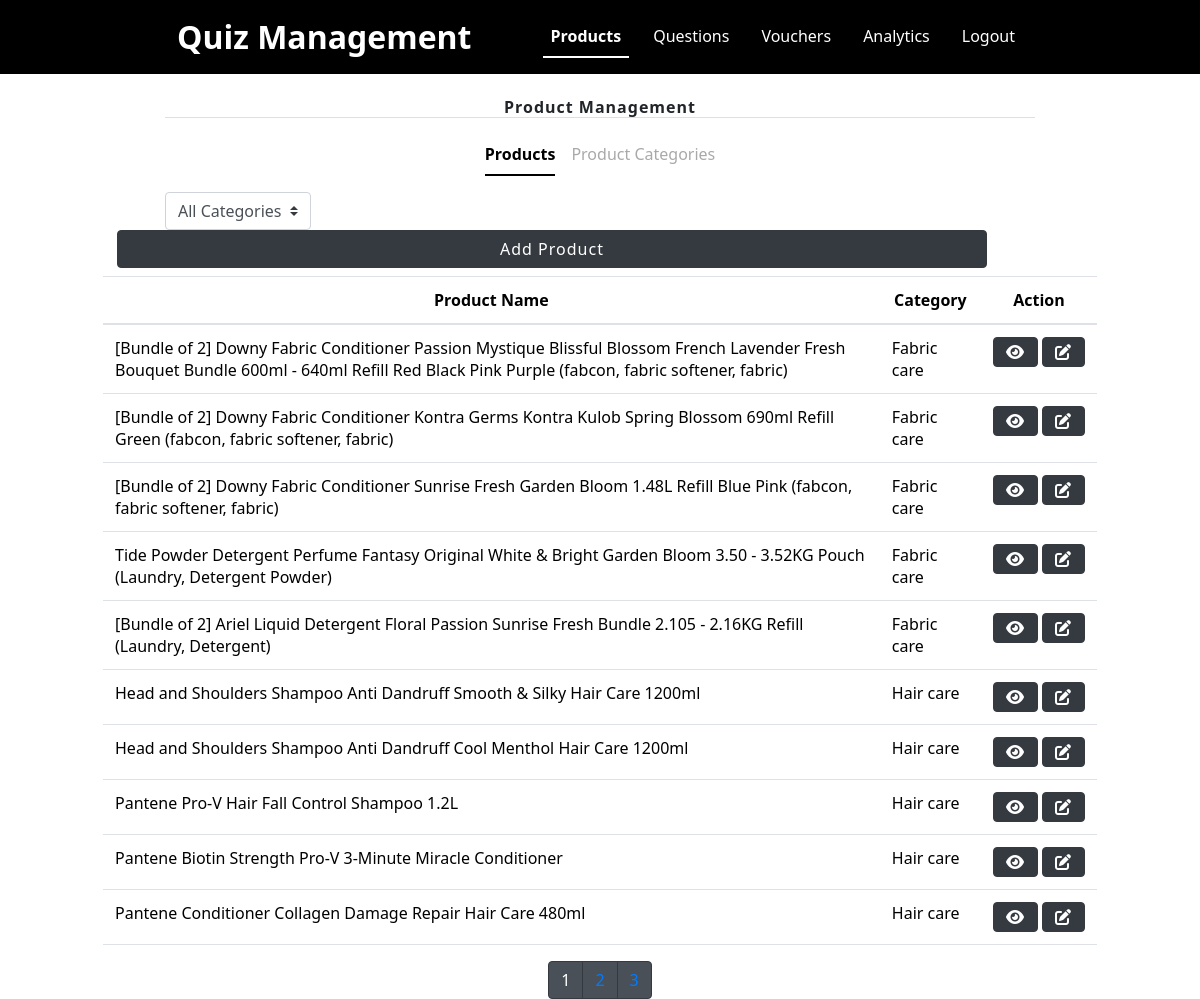
Page /management/product.php (signed in) on the committed database.
### tables this page shows
CREATE TABLE `product` (
  `prodID` int(11) NOT NULL,
  `prodName` text NOT NULL,
  `prodDescription` text NOT NULL,
  `prodImage` longblob NOT NULL,
  `prodURL` text NOT NULL,
  `categoryID` int(11) NOT NULL
);

CREATE TABLE `category` (
  `categoryID` int(11) NOT NULL,
  `categoryName` text NOT NULL,
  `categoryTitle` text NOT NULL,
  `categoryDescription` text NOT NULL
);

### management/product.php (the view, shortened to what this page needs)
<?php
    include 'header.php';
    include 'navbar.php';
    $recordsPerPage = 10;
    $page = isset($_GET['page']) ? $_GET['page'] : 1;
    $offset = ($page - 1) * $recordsPerPage;
    $categoryFilter = isset($_GET['category']) ? $_GET['category'] : 0;
    $query = "SELECT c.categoryID, c.categoryName, p.*
              FROM category c
              NATURAL JOIN product p";
    $query .= " GROUP BY p.prodID DESC
               LIMIT $offset, $recordsPerPage";
    $result = mysqli_query($conn, $query);
?>
<div class="container w-75 my-3">
    <h1 class="text-center fw-bold mt-4">Product Management</h1>
    <hr style="height:1px;border-width:0;color:gray;background-color:gray">
    <?php include 'product_nav.php';?>
    <form class="form-inline d-inline">
        <select class="custom-select mr-3" name="category" id="category" onchange="this.form.submit()">
            <option value="0" <?php echo ($categoryFilter == 0) ? 'selected' : ''; ?>>All Categories</option>
        </select>
    </form>
    <button class="btn btn-dark float-end mb-2 me-5" data-bs-toggle="modal" data-bs-target="#addProductModal">Add Product</button>
</div>
<div class="container w-100">
    <div class="table-responsive">
        <table class="table table-hover">
            <thead class="text-center">
                <tr>
                    <th scope="col">Product Name</th>
                    <th scope="col">Category</th>
                    <th scope="col">Action</th>
                </tr>
            </thead>
            <tbody>
                <?php
                    while($row = mysqli_fetch_assoc($result)){
                        $categoryName    = $row['categoryName'];
                        $prodID          = $row['prodID'];
                        $prodName        = $row['prodName'];
                    ?>
                    <tr>
                        <td><?php echo $prodName?></td>
                        <td><?php echo $categoryName?></td>
                        <td>
                            <div class="d-flex justify-content-center align-items-center">
                                <div class="text-center me-1">
                                    <button type="button" class="btn btn-dark" data-bs-toggle="modal" data-bs-target="#viewProductModal<?php echo $prodID; ?>">
                                        <div class="d-flex align-items-center">
                                            <i class="fa-solid fa-eye"></i>
                                        </div>
                                    </button>
                                </div>
                                <div class="text-center">
                                <button type="button" class="btn btn-dark" data-bs-toggle="modal" data-bs-target="#editProductModal<?php echo $prodID; ?>">
                                    <div class="d-flex align-items-center">
                                        <i class="fa-solid fa-pen-to-square"></i>
                                    </div>
                                </button>
                            </div>
                            </div>
                            </div>
                        </td>
                    </tr>
                    <?php
                    }
                ?>
<div class="container w-75">
    <ul class="pagination justify-content-center">
        <?php
        $totalRecordsQuery = "SELECT COUNT(*) AS totalRecords FROM product";
        $totalRecordsResult = mysqli_query($conn, $totalRecordsQuery);
        $totalRecordsRow = mysqli_fetch_assoc($totalRecordsResult);
        $totalRecords = $totalRecordsRow['totalRecords'];
        $totalPages = ceil($totalRecords / $recordsPerPage);
        if ($totalPages > 1) {
            for ($i = 1; $i <= $totalPages; $i++) {
                echo '<li class="page-item ' . ($page == $i ? 'active' : '') . '">';
                echo '<a class="page-link" href="?page=' . $i . '&category=' . $categoryFilter . '">' . $i . '</a>';
                echo '</li>';
            }
        }
        ?>
    </ul>
</div>

### management/header.php (shortened to what this page needs)
<head>
    <link rel="stylesheet" href="./assets/styles.css">
    <link href="https://cdn.jsdelivr.net/npm/bootstrap@5.3.1/dist/css/bootstrap.min.css" rel="stylesheet">
    <link rel="stylesheet" href="https://stackpath.bootstrapcdn.com/bootstrap/4.5.2/css/bootstrap.min.css">
    <link rel="stylesheet" href="https://cdnjs.cloudflare.com/ajax/libs/font-awesome/6.0.0-beta3/css/all.min.css">
    <link rel="stylesheet" href="https://cdn.jsdelivr.net/gh/habibmhamadi/multi-select-tag@2.0.1/dist/css/multi-select-tag.css">
    <link rel="stylesheet" href="https://unpkg.com/tailwindcss@2.2.19/dist/tailwind.min.css"/>
</head>

### management/navbar.php (shortened to what this page needs)
<nav class="navbar navbar-expand-lg navbar-dark">
    <div class="container-fluid w-75 d-flex justify-content-between align-items-center">
        <a class="navbar-brand text-white" href="index.php">Quiz Management</a>
        <?php if (isset($_SESSION['user_authenticated'])): ?>
        <div class="collapse navbar-collapse" id="navbarNav">
            <ul class="navbar-nav nav-underline ms-auto text-end">
                <?php if ($_SESSION['user_role'] == 'admin'): ?>
                    <li class="nav-item">
                        <a class="navb nav-link <?php echo (basename($_SERVER['PHP_SELF']) == 'product.php' || basename($_SERVER['PHP_SELF']) == 'categories.php') ? 'active' : 'inactive'; ?>" href="product.php">Products</a>
                    </li>
                    <li class="nav-item">
                        <a class="navb nav-link <?php echo (basename($_SERVER['PHP_SELF']) == 'question.php' || basename($_SERVER['PHP_SELF']) == 'conditional-question.php') ? 'active' : 'inactive'; ?>" href="question.php">Questions</a>
                    </li>
                    <li class="nav-item">
                        <a class="navb nav-link <?php echo (basename($_SERVER['PHP_SELF']) == 'voucher.php' || basename($_SERVER['PHP_SELF']) == 'conditional-voucher.php') ? 'active' : 'inactive'; ?>" href="voucher.php">Vouchers</a>
                    </li>
                    <li class="nav-item">
                        <a class="navb nav-link <?php echo (basename($_SERVER['PHP_SELF']) == 'analytics.php') ? 'active' : 'inactive'; ?>" href="analytics.php">Analytics</a>
                    </li>
                <?php endif; ?>
                    <li class="nav-item">
                        <a class="navb nav-link" href="logout.php">Logout</a>
                    </li>
            <?php endif; ?>
            </ul>
        </div>
    </div>
</nav>

### management/product_nav.php (shortened to what this page needs)
<div class="container w-75 my-3">
    <ul class="nav nav-underline d-flex justify-content-center">
        <li class="nav-item">
            <a class="nav-link <?php echo (basename($_SERVER['PHP_SELF']) == 'product.php') ? 'active' : 'inactive'; ?>" href="product.php">Products</a>
        </li>
        <li class="nav-item">
            <a class="nav-link <?php echo (basename($_SERVER['PHP_SELF']) == 'categories.php') ? 'active' : 'inactive'; ?>" href="categories.php">Product Categories</a>
        </li>
    </ul>
</div>

### assets/styles.css (style rules this page uses)
h1 { font-size: clamp(24px, 2vw, 36px); font-weight: bold; letter-spacing: 1px; line-height: 1.2em; text-align: center; color: #8e7242; margin: 0; }
button { transition: all 0.5s ease; padding: 10px 20px; width: 100%; font-size: clamp(14px, 2vw, 16px); background-image: linear-gradient( to right, #2a68dc 0%, #4da3ff 37%, #3677e4 100% ); border-radius: 30px; border: 2px solid #8e7242; color: #fff; letter-spacing: 1px; margin-bottom: 20px; }
.page-link { background-color: #495057 !important; border-color: #343a40 !important; }

### management/navbar.php (style rules this page uses)
.navbar { background-color: #000; }
.navbar-brand { font-size: 2rem; font-weight: bold; }
.navb { color: white !important; }

### management/product_nav.php (style rules this page uses)
.nav-link.inactive { color: darkgray; }

### rows in the picture
product: prodName "[Bundle of 2] Downy Fabric Conditioner Passion Mystique Blissful Blossom French Lavender Fresh Bouquet Bundle 600ml - 640ml Refill Red Black Pink Purple (fabcon, fabric softener, fabric)", categoryID.categoryName "Fabric care"
product: prodName "[Bundle of 2] Downy Fabric Conditioner Kontra Germs Kontra Kulob Spring Blossom 690ml Refill Green (fabcon, fabric softener, fabric)", categoryID.categoryName "Fabric care"
product: prodName "[Bundle of 2] Downy Fabric Conditioner Sunrise Fresh Garden Bloom 1.48L Refill Blue Pink (fabcon, fabric softener, fabric)", categoryID.categoryName "Fabric care"
product: prodName "Tide Powder Detergent Perfume Fantasy Original White & Bright Garden Bloom 3.50 - 3.52KG Pouch (Laundry, Detergent Powder)", categoryID.categoryName "Fabric care"
product: prodName "[Bundle of 2] Ariel Liquid Detergent Floral Passion Sunrise Fresh Bundle 2.105 - 2.16KG Refill (Laundry, Detergent)", categoryID.categoryName "Fabric care"
product: prodName "Head and Shoulders Shampoo Anti Dandruff Smooth & Silky Hair Care 1200ml", categoryID.categoryName "Hair care"
product: prodName "Head and Shoulders Shampoo Anti Dandruff Cool Menthol Hair Care 1200ml", categoryID.categoryName "Hair care"
product: prodName "Pantene Pro-V Hair Fall Control Shampoo 1.2L", categoryID.categoryName "Hair care"
product: prodName "Pantene Biotin Strength Pro-V 3-Minute Miracle Conditioner", categoryID.categoryName "Hair care"
product: prodName "Pantene Conditioner Collagen Damage Repair Hair Care 480ml", categoryID.categoryName "Hair care"
